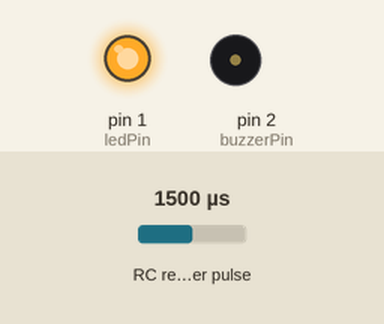
Simulated run of this sketch. Board: Arduino Uno, built with avr-gcc and run on an emulated ATmega328P. Shown: output pins drawn as LEDs (lit = HIGH), buzzer (waves = sounding, pin HIGH). Wiring (inferred from the names in the program): RC receiver channel: data pin 0. The inputs (shaded band) are chosen by the test bench; at power-on: RC receiver pulse 1500 µs.

Above: at 1.2 s.
1.3 s: RC receiver pulse set to 1020 µs
At 2.8 s:
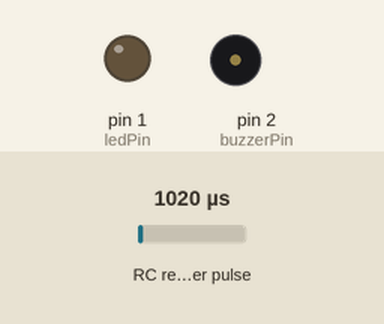
3.1 s: RC receiver pulse set to 1041 µs
At 4.4 s:
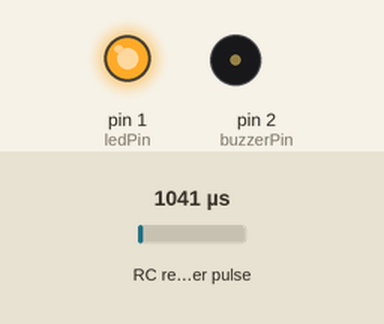
4.7 s: RC receiver pulse set to 1174 µs
6.2 s: RC receiver pulse set to 1201 µs
At 7.1 s:
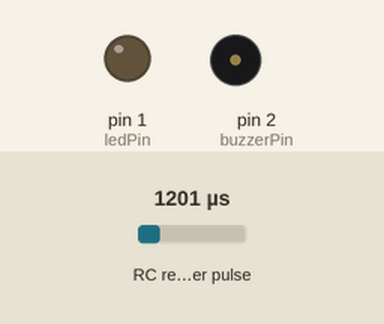
Timing chart, 0 to 8.9 s (numbered marks = the images above; inputs shaded):
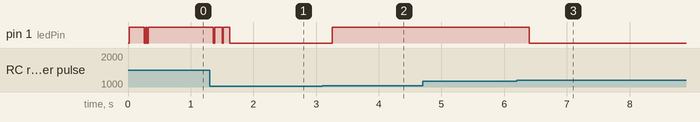

Measured:
- the behaviour switches between 1029 and 1030 µs on RC receiver pulse (found by bisection; images 1 and 2)
- the behaviour switches between 1189 and 1190 µs on RC receiver pulse (found by bisection; images 2 and 3)
- after the input at 1.3 s, pin 1 (ledPin): alternates HIGH for 0.11 s and LOW for 0.02 s, 5 changes in all, then stays LOW, starting after 0.06 s
- after the input at 3.1 s, pin 1 (ledPin): LOW → HIGH after 0.16 s
- after the input at 4.7 s, every drawn part: stays the same
- after the input at 6.2 s, pin 1 (ledPin): HIGH → LOW after 0.20 s

The sketch:

FlightBeeper.ino
```cpp
#define PULSE_AVG_CNT 16
#define CAL_OFFSET 10
#define MODE_NONE 0
#define MODE_LED 1
#define MODE_BUZZER 2
#define MODE_BOTH 3

int rcPin = 0;     // PWM signal in from RC receiver - connect to Pin 5 (see above)
int buzzerPin = 2;  //Buzzer pin out to buzzer  - connect to Pin 6 (see above)
int ledPin = 1;     //Optional - connect to Pin 6 (see above)
int chPWMVal = 0;        // Receiver channel pwm value - connect to a free channel on your RX. Leave value at 0.
byte chMode = 0;

int pwmVals[PULSE_AVG_CNT];
int pwmValsCurrIx = 0;

void setup() {
  pinMode(rcPin, INPUT);
  pinMode(buzzerPin, OUTPUT);
  pinMode(ledPin, OUTPUT);
}

void loop() {
  pwmVals[pwmValsCurrIx] = pulseIn(rcPin, HIGH, 25000);
  pwmValsCurrIx++;
  if(pwmValsCurrIx >= PULSE_AVG_CNT)
    pwmValsCurrIx = 0;

  chPWMVal = 0;
  for(byte i = 0; i < PULSE_AVG_CNT; i++)
  {
    chPWMVal += pwmVals[i];
  }
  chPWMVal = (chPWMVal / PULSE_AVG_CNT) + CAL_OFFSET;

  if(chPWMVal > 1000 && chPWMVal < 1120)
  {
    chMode = MODE_LED;
    chPWMVal = chPWMVal - 1000;
  }
  else if(chPWMVal > 1200 && chPWMVal < 1320)
  {
    chMode = MODE_BOTH;
    chPWMVal = chPWMVal - 1200;
  }
  else if(chPWMVal > 1400 && chPWMVal < 1520)
  {
    chMode = MODE_BUZZER;
    chPWMVal = chPWMVal - 1400;
  }
  else if(chPWMVal < 200) {
    chMode = MODE_BOTH;
    chPWMVal = 80;
  }
  else
    chMode = MODE_NONE;

  if(chPWMVal > 80)
    chPWMVal = 80;

  if((chMode | MODE_LED) > 0) {
    analogWrite(ledPin, map(chPWMVal, 0, 80, 0, 255));
  }
  else
    digitalWrite(ledPin, HIGH);
}
```
